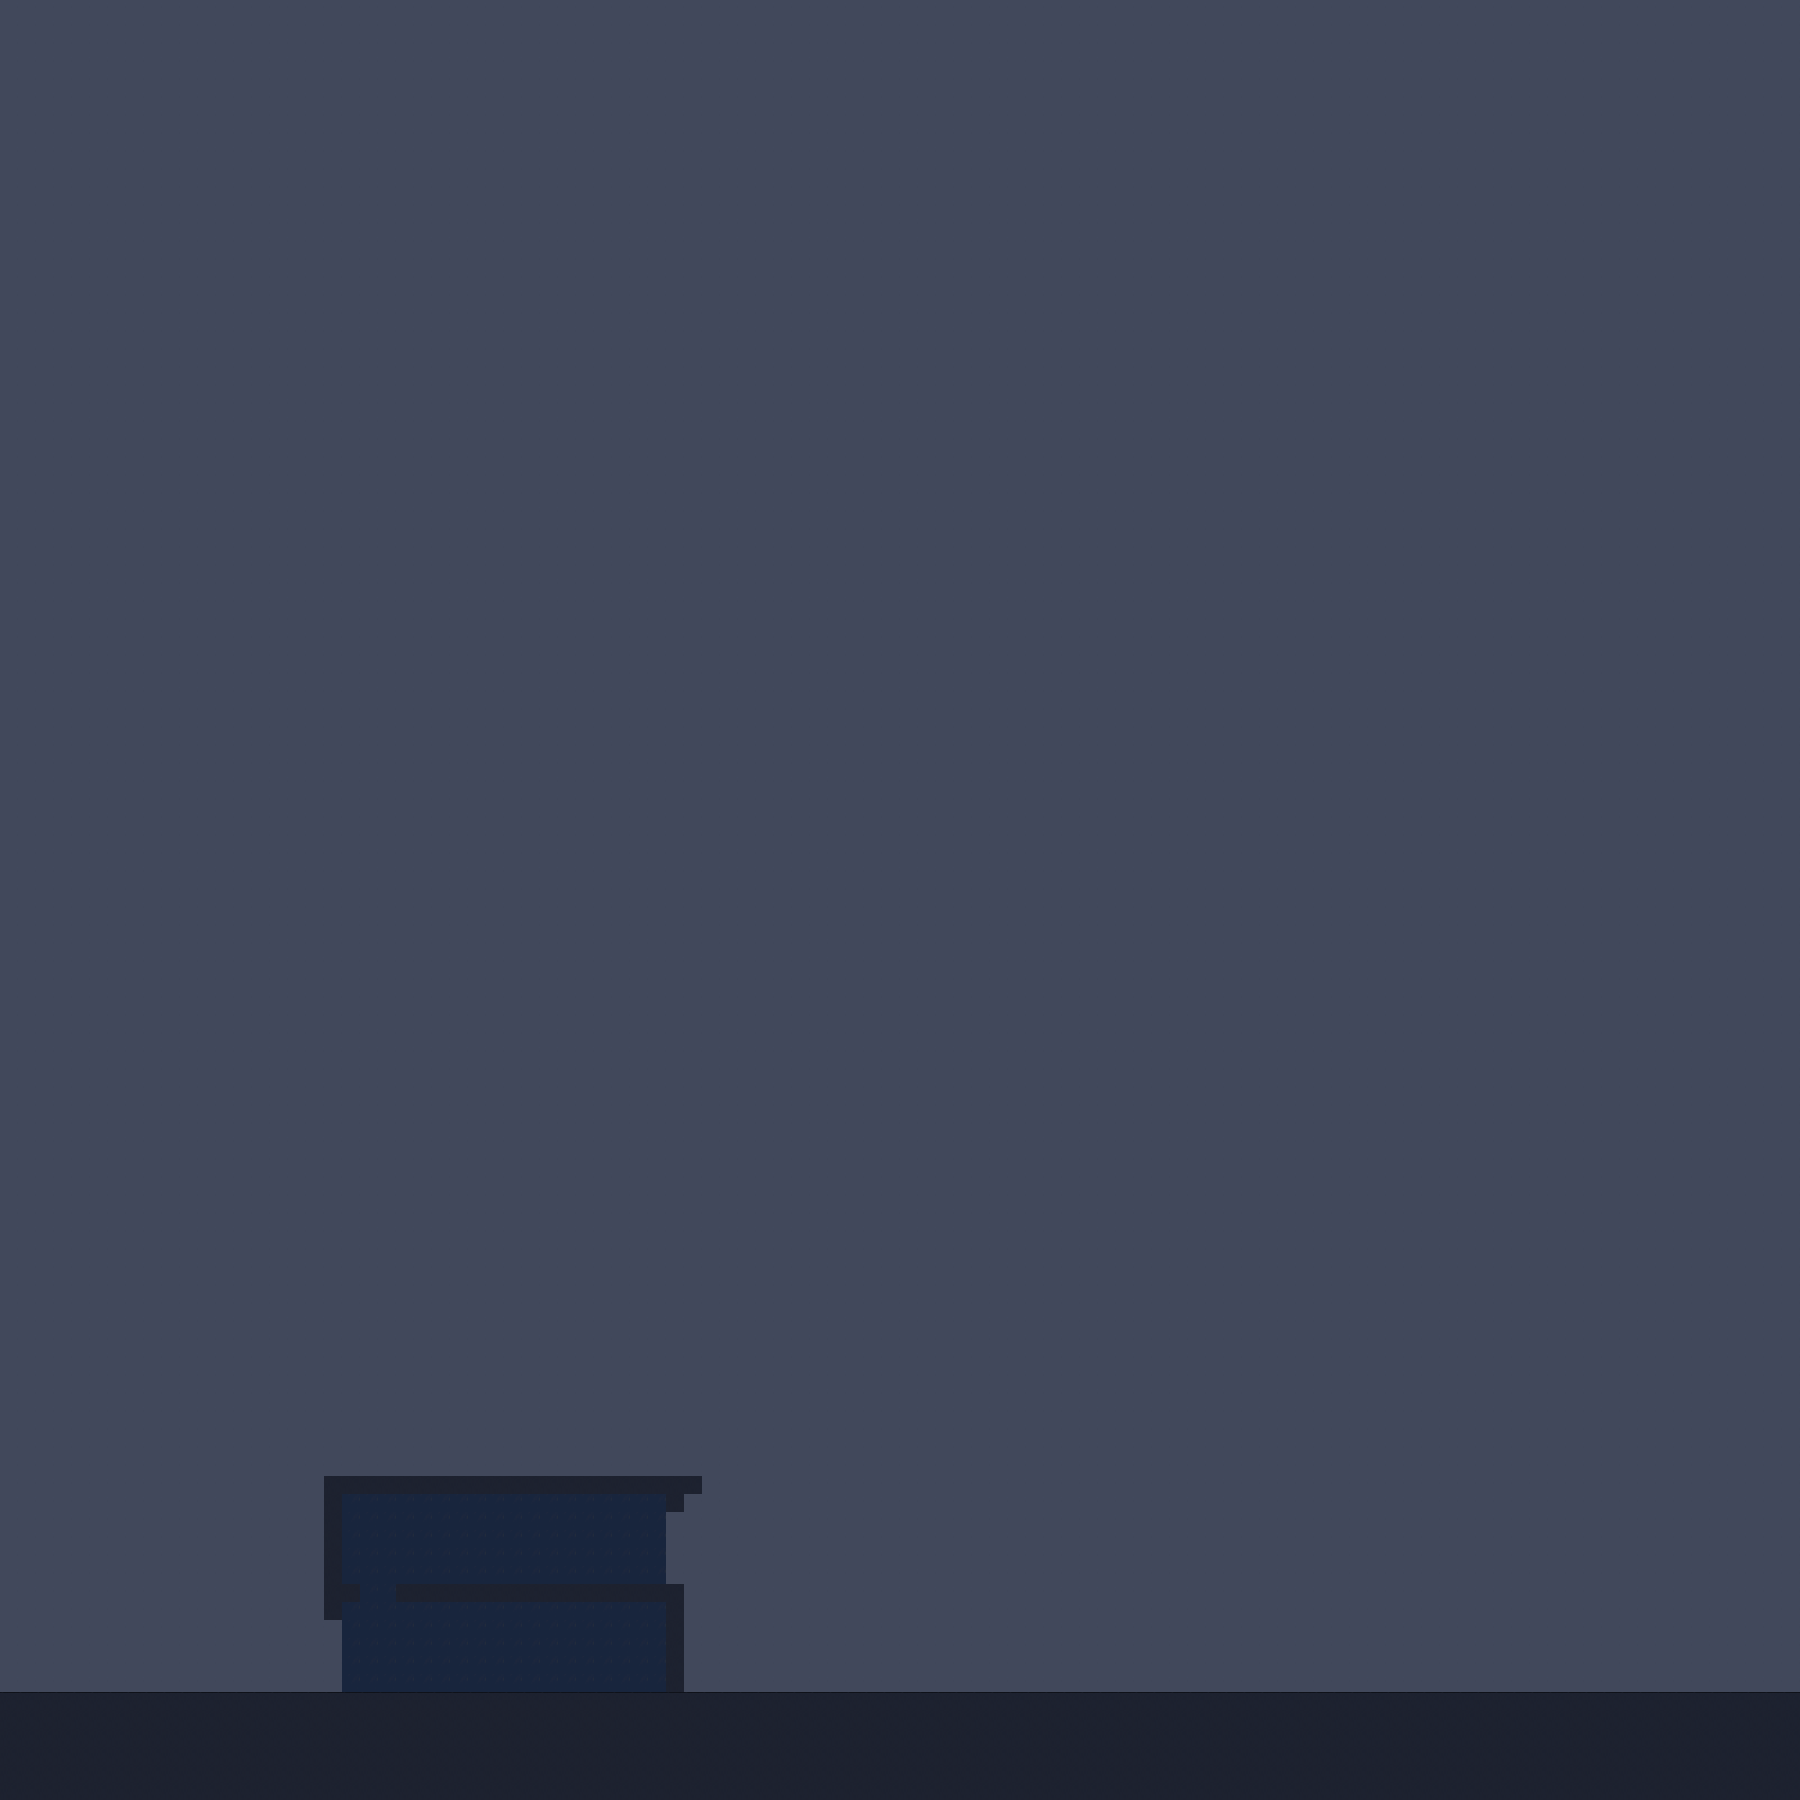

Tiled map render using the project's own tile images. Description and the map definition, with tile-layer contents summarised, below:
An orthogonal 100x100 tile map with 18x18 px tiles, 2 tile layers (sky, Tiles).

<map version="1.0" tiledversion="1.0.3" orientation="orthogonal" renderorder="right-down" width="100" height="100" tilewidth="18" tileheight="18" nextobjectid="1">
 <tileset firstgid="1" source="tiles_city_18px.tsx" />
 <layer name="sky" width="100" height="100">
  <data>[10000 cells, 10000 non-empty, 1 distinct tile ids]</data>
 </layer>
 <layer name="Tiles" width="100" height="100">
  <data>[10000 cells, 833 non-empty, 3 distinct tile ids]</data>
 </layer>
</map>
